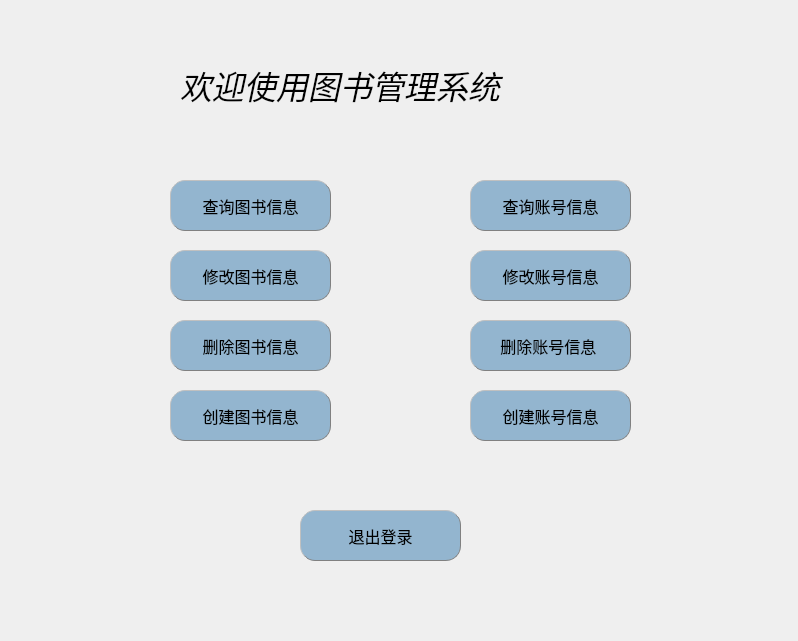
<?xml version="1.0" encoding="UTF-8"?>
<ui version="4.0">
 <class>UserAdmin</class>
 <widget class="QDialog" name="UserAdmin">
  <property name="geometry">
   <rect>
    <x>0</x>
    <y>0</y>
    <width>798</width>
    <height>641</height>
   </rect>
  </property>
  <property name="windowTitle">
   <string>Dialog</string>
  </property>
  <widget class="QWidget" name="widget" native="true">
   <property name="geometry">
    <rect>
     <x>60</x>
     <y>110</y>
     <width>671</width>
     <height>471</height>
    </rect>
   </property>
   <widget class="QPushButton" name="exutBtn">
    <property name="geometry">
     <rect>
      <x>240</x>
      <y>400</y>
      <width>161</width>
      <height>51</height>
     </rect>
    </property>
    <property name="font">
     <font>
      <pointsize>12</pointsize>
     </font>
    </property>
    <property name="styleSheet">
     <string notr="true">background-color: rgb(147, 181 , 207);border:1px groove gray;border-radius:15px;padding:1px 4px;border-style: outset;</string>
    </property>
    <property name="text">
     <string>退出登录</string>
    </property>
   </widget>
   <widget class="QPushButton" name="findBook">
    <property name="geometry">
     <rect>
      <x>110</x>
      <y>70</y>
      <width>161</width>
      <height>51</height>
     </rect>
    </property>
    <property name="font">
     <font>
      <pointsize>12</pointsize>
     </font>
    </property>
    <property name="styleSheet">
     <string notr="true">background-color: rgb(147, 181 , 207);border:1px groove gray;border-radius:15px;padding:1px 4px;border-style: outset;</string>
    </property>
    <property name="text">
     <string>查询图书信息</string>
    </property>
   </widget>
   <widget class="QPushButton" name="modifyBook">
    <property name="geometry">
     <rect>
      <x>110</x>
      <y>140</y>
      <width>161</width>
      <height>51</height>
     </rect>
    </property>
    <property name="font">
     <font>
      <pointsize>12</pointsize>
     </font>
    </property>
    <property name="styleSheet">
     <string notr="true">background-color: rgb(147, 181 , 207);border:1px groove gray;border-radius:15px;padding:1px 4px;border-style: outset;</string>
    </property>
    <property name="text">
     <string>修改图书信息</string>
    </property>
   </widget>
   <widget class="QPushButton" name="deleteBook">
    <property name="geometry">
     <rect>
      <x>110</x>
      <y>210</y>
      <width>161</width>
      <height>51</height>
     </rect>
    </property>
    <property name="font">
     <font>
      <pointsize>12</pointsize>
     </font>
    </property>
    <property name="styleSheet">
     <string notr="true">background-color: rgb(147, 181 , 207);border:1px groove gray;border-radius:15px;padding:1px 4px;border-style: outset;</string>
    </property>
    <property name="text">
     <string>删除图书信息</string>
    </property>
   </widget>
   <widget class="QPushButton" name="creatBook">
    <property name="geometry">
     <rect>
      <x>110</x>
      <y>280</y>
      <width>161</width>
      <height>51</height>
     </rect>
    </property>
    <property name="font">
     <font>
      <pointsize>12</pointsize>
     </font>
    </property>
    <property name="styleSheet">
     <string notr="true">background-color: rgb(147, 181 , 207);border:1px groove gray;border-radius:15px;padding:1px 4px;border-style: outset;</string>
    </property>
    <property name="text">
     <string>创建图书信息</string>
    </property>
   </widget>
   <widget class="QPushButton" name="findAccount">
    <property name="geometry">
     <rect>
      <x>410</x>
      <y>70</y>
      <width>161</width>
      <height>51</height>
     </rect>
    </property>
    <property name="font">
     <font>
      <pointsize>12</pointsize>
     </font>
    </property>
    <property name="styleSheet">
     <string notr="true">background-color: rgb(147, 181 , 207);border:1px groove gray;border-radius:15px;padding:1px 4px;border-style: outset;</string>
    </property>
    <property name="text">
     <string>查询账号信息</string>
    </property>
   </widget>
   <widget class="QPushButton" name="modifyAccount">
    <property name="geometry">
     <rect>
      <x>410</x>
      <y>140</y>
      <width>161</width>
      <height>51</height>
     </rect>
    </property>
    <property name="font">
     <font>
      <pointsize>12</pointsize>
     </font>
    </property>
    <property name="styleSheet">
     <string notr="true">background-color: rgb(147, 181 , 207);border:1px groove gray;border-radius:15px;padding:1px 4px;border-style: outset;</string>
    </property>
    <property name="text">
     <string>修改账号信息</string>
    </property>
    <property name="flat">
     <bool>false</bool>
    </property>
   </widget>
   <widget class="QPushButton" name="deleteAccount">
    <property name="geometry">
     <rect>
      <x>410</x>
      <y>210</y>
      <width>161</width>
      <height>51</height>
     </rect>
    </property>
    <property name="font">
     <font>
      <pointsize>12</pointsize>
     </font>
    </property>
    <property name="styleSheet">
     <string notr="true">background-color: rgb(147, 181 , 207);border:1px groove gray;border-radius:15px;padding:1px 4px;border-style: outset;</string>
    </property>
    <property name="text">
     <string>删除账号信息 </string>
    </property>
   </widget>
   <widget class="QPushButton" name="creatAccount">
    <property name="geometry">
     <rect>
      <x>410</x>
      <y>280</y>
      <width>161</width>
      <height>51</height>
     </rect>
    </property>
    <property name="font">
     <font>
      <pointsize>12</pointsize>
     </font>
    </property>
    <property name="styleSheet">
     <string notr="true">background-color: rgb(147, 181 , 207);border:1px groove gray;border-radius:15px;padding:1px 4px;border-style: outset;</string>
    </property>
    <property name="text">
     <string>创建账号信息</string>
    </property>
   </widget>
  </widget>
  <widget class="QLabel" name="label">
   <property name="geometry">
    <rect>
     <x>180</x>
     <y>20</y>
     <width>451</width>
     <height>131</height>
    </rect>
   </property>
   <property name="text">
    <string>&lt;html&gt;&lt;head/&gt;&lt;body&gt;&lt;p&gt;&lt;span style=&quot; font-size:24pt; font-style:italic;&quot;&gt;欢迎使用图书管理系统&lt;/span&gt;&lt;/p&gt;&lt;/body&gt;&lt;/html&gt;</string>
   </property>
  </widget>
  <widget class="QLabel" name="label_2">
   <property name="geometry">
    <rect>
     <x>-2</x>
     <y>-2</y>
     <width>831</width>
     <height>651</height>
    </rect>
   </property>
   <property name="font">
    <font>
     <pointsize>12</pointsize>
    </font>
   </property>
   <property name="text">
    <string/>
   </property>
   <property name="pixmap">
    <pixmap resource="pic.qrc">:/new/prefix1/1.png</pixmap>
   </property>
  </widget>
  <zorder>label_2</zorder>
  <zorder>widget</zorder>
  <zorder>label</zorder>
 </widget>
 <resources>
  <include location="pic.qrc"/>
 </resources>
 <connections/>
</ui>
